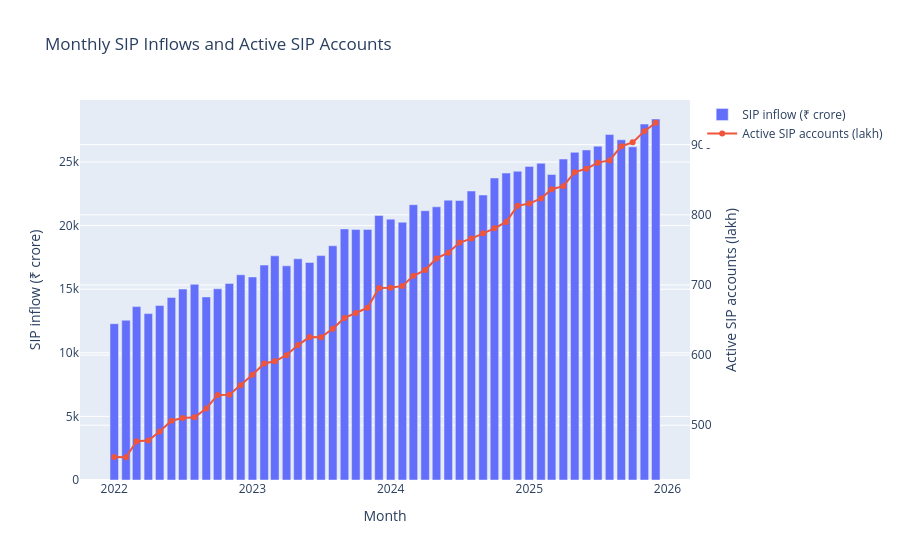

Notebook code cell kept with this figure:
### Markdown cell above
## 5. SIP and folio trends

### Code cell
sip_monthly = sip.sort_values("month").copy()
sip_monthly["sip_inflow_lakh_crore"] = sip_monthly["sip_inflow_crore"] / 100_000

fig = go.Figure()
fig.add_trace(go.Bar(
    x=sip_monthly["month"], y=sip_monthly["sip_inflow_crore"],
    name="SIP inflow (₹ crore)"
))
fig.add_trace(go.Scatter(
    x=sip_monthly["month"], y=sip_monthly["active_sip_accounts_lakh"],
    name="Active SIP accounts (lakh)", yaxis="y2", mode="lines+markers"
))
fig.update_layout(
    title="Monthly SIP Inflows and Active SIP Accounts",
    xaxis_title="Month", yaxis_title="SIP inflow (₹ crore)",
    yaxis2=dict(title="Active SIP accounts (lakh)", overlaying="y", side="right")
)
fig.show()
